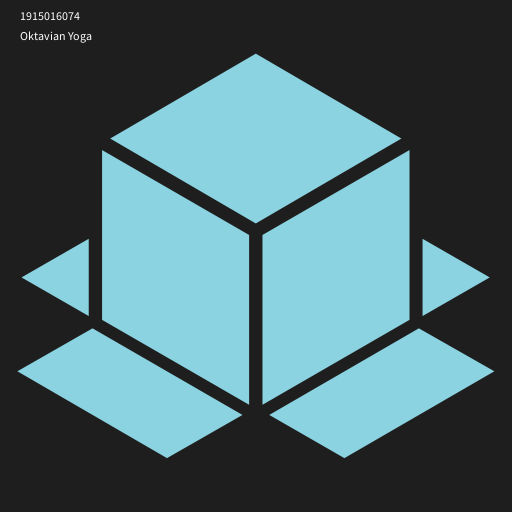
Frame 1 (no input)
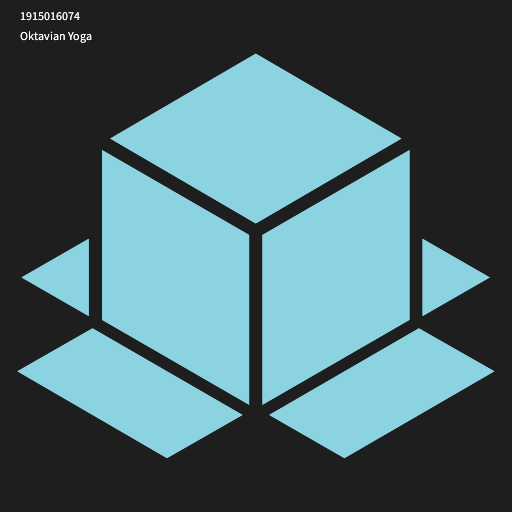
Frame 2 (the mouse pressed at the canvas centre, redrawn once)

The Processing sketch that drew these frames (run headless with seeded random() and noise(); the mouse was pressed at the canvas centre and the sketch redrawn once):

// Processing sketch: tugas4
// ── tugas4.pde
void setup() {
    size(512, 512);
    background(#1e1e1e);
    noLoop();
    noStroke();
}

void draw() {

    // pushMatrix();
    fill(#ffffff);
    textSize(12);
    text("1915016074", 20, 20);
    text("Oktavian Yoga", 20, 40);
    // popMatrix();

    fill(#8bd3e1);
    
    pushMatrix();
    translate(110.212, 53.644);
    roof();
    popMatrix();
    
    pushMatrix();
    translate(102.079, 150.049);
    front("left");
    popMatrix();
    
    pushMatrix();
    translate(262.468, 150.049);
    front("right");
    popMatrix();
    
    pushMatrix();
    translate(21.517, 238.789);
    bottomBack("left");
    popMatrix();
    
    pushMatrix();
    translate(422.547, 238.789);
    bottomBack("right");
    popMatrix();
    
    pushMatrix();
    translate(17.388, 328.329);
    bottomFront("left");
    popMatrix();
    
    pushMatrix();
    translate(269.253, 328.329);
    bottomFront("right");
    popMatrix();
}

void roof() {
    /* 
    Ini bagian atas gambar, bujur sangkar biasa
    */
    float w = 291.167;
    float h = 169.814;
    float xhalf = w / 2;
    float yhalf = h / 2;
    quad(0, yhalf, xhalf, 0, w, yhalf, xhalf, h);
}

void front(String direction) {
    /* 
    Ini bagian depan. Ada dua bentuk yang sebenarnya sama
    cuma di flip horizantal
    (x1, y1, x2, y2, x3, y3, x4, y4) => (x1, y2, x2, y1, x3, y4, x4, y3);
    */
    float w = 147.036;
    float h = 254.740;
    float xT = 84.929;
    float yT = 169.810;
    if (direction == "left") {
        quad(0, 0, w, 84.929, w, h, 0, 169.810);
    } else if (direction == "right") {
        quad(0, 84.929, w, 0, w, 169.810, 0, h);
    }
}


void bottomBack(String direction) {
    /* 
    Ini adalah bagian bawah belankang, segitiga sama sisi biasa
    Ada dua bentuk, yang sebenarnya sama, cuma beda karena di 
    flip horizontal atau rotate(180 deg)
    */
    float w = 67.208;
    float h = 77.270;
    if (direction == "left") {
        triangle(0, h / 2, w, 0, w, h);
        
    } else if (direction == "right") {
        pushMatrix();
        translate(w, h);
        rotate(radians(180));
        triangle(0, h / 2, w, 0, w, h);
        popMatrix();
    }
}

void bottomFront(String direction) {
    /* 
    Ini adalah bagian bawah-depan. Kurang tau bentuknya apa.
    Ada dua bentuk, hanya beda karena di flip horizontal
    (x1, y1, x2, y2, x3, y3, x4, y4) => (x1, y3, x4, y2, x3, y1, x2, y4)
    */
    float w = 225.098;
    float h = 129.802;
    if (direction == "left") {
        quad(0, 42.961, 75.140, 0, w, 86.612, 149.592, h);
        
    } else if (direction == "right") {
        quad(0, 86.612, 149.592, 0, w, 42.961, 75.140, h);
    }
}
